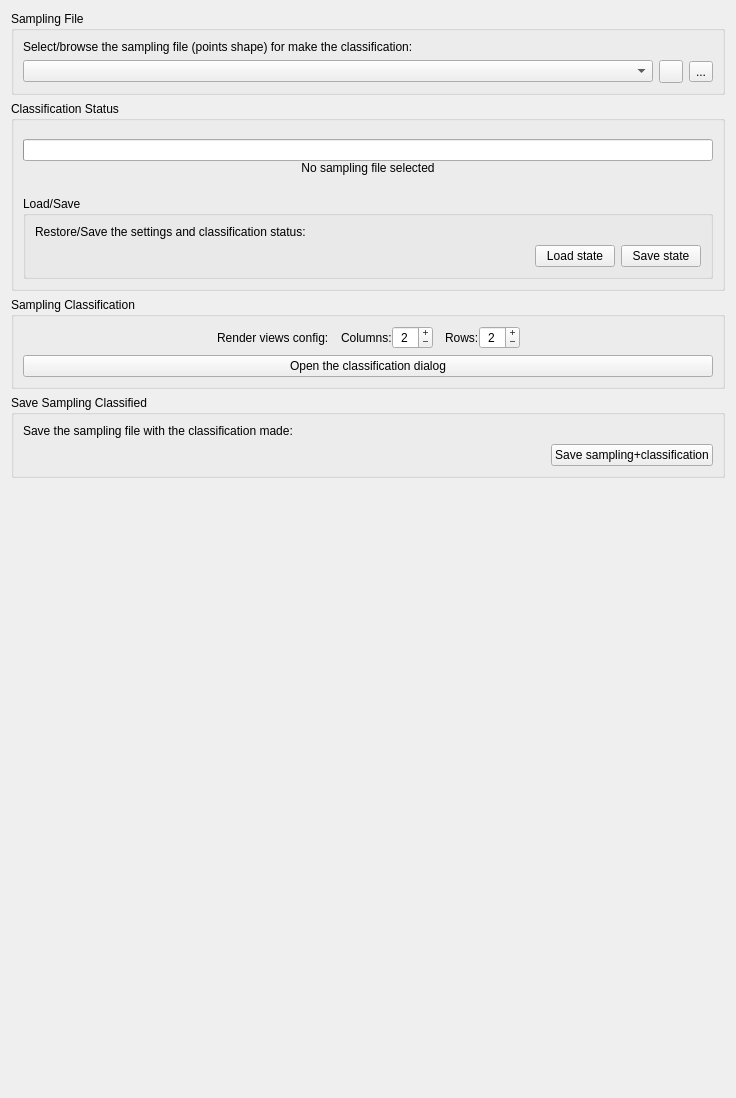
          <widget class="QWidget" name="scrollAreaWidgetContents_V">
           <property name="geometry">
            <rect>
             <x>0</x>
             <y>0</y>
             <width>736</width>
             <height>1098</height>
            </rect>
           </property>
           <layout class="QVBoxLayout" name="verticalLayout_24">
            <item>
             <widget class="QGroupBox" name="QGBox_SamplingFile">
              <property name="title">
               <string>Sampling File</string>
              </property>
              <layout class="QVBoxLayout" name="verticalLayout_23">
               <item>
                <widget class="QLabel" name="label_22">
                 <property name="text">
                  <string>Select/browse the sampling file (points shape) for make the classification:</string>
                 </property>
                 <property name="alignment">
                  <set>Qt::AlignJustify|Qt::AlignVCenter</set>
                 </property>
                 <property name="wordWrap">
                  <bool>true</bool>
                 </property>
                </widget>
               </item>
               <item>
                <widget class="QWidget" name="widget_26" native="true">
                 <layout class="QHBoxLayout" name="horizontalLayout_26">
                  <property name="leftMargin">
                   <number>0</number>
                  </property>
                  <property name="topMargin">
                   <number>0</number>
                  </property>
                  <property name="rightMargin">
                   <number>0</number>
                  </property>
                  <property name="bottomMargin">
                   <number>0</number>
                  </property>
                  <item>
                   <widget class="QgsMapLayerComboBox" name="QCBox_SamplingFile">
                    <property name="sizePolicy">
                     <sizepolicy hsizetype="Ignored" vsizetype="Fixed">
                      <horstretch>0</horstretch>
                      <verstretch>0</verstretch>
                     </sizepolicy>
                    </property>
                    <property name="focusPolicy">
                     <enum>Qt::StrongFocus</enum>
                    </property>
                    <property name="editable">
                     <bool>false</bool>
                    </property>
                    <property name="allowEmptyLayer">
                     <bool>true</bool>
                    </property>
                   </widget>
                  </item>
                  <item>
                   <widget class="QToolButton" name="QPBtn_reloadSamplingFile">
                    <property name="sizePolicy">
                     <sizepolicy hsizetype="Fixed" vsizetype="Preferred">
                      <horstretch>0</horstretch>
                      <verstretch>0</verstretch>
                     </sizepolicy>
                    </property>
                    <property name="toolTip">
                     <string>Reload the sampling file if it has had changes (moved/added/removed points)</string>
                    </property>
                    <property name="text">
                     <string/>
                    </property>
                    <property name="icon">
                     <iconset>
                      <normaloff>:/plugins/AcATaMa/icons/reload.svg</normaloff>:/plugins/AcATaMa/icons/reload.svg</iconset>
                    </property>
                    <property name="toolButtonStyle">
                     <enum>Qt::ToolButtonIconOnly</enum>
                    </property>
                   </widget>
                  </item>
                  <item>
                   <widget class="QToolButton" name="QPBtn_browseSamplingFile">
                    <property name="text">
                     <string>...</string>
                    </property>
                   </widget>
                  </item>
                 </layout>
                </widget>
               </item>
              </layout>
             </widget>
            </item>
            <item>
             <widget class="QGroupBox" name="QGBox_ClassificationStatus">
              <property name="title">
               <string>Classification Status</string>
              </property>
              <layout class="QVBoxLayout" name="verticalLayout_27">
               <item>
                <widget class="QWidget" name="widget_4" native="true">
                 <layout class="QVBoxLayout" name="verticalLayout_8">
                  <property name="spacing">
                   <number>0</number>
                  </property>
                  <property name="leftMargin">
                   <number>0</number>
                  </property>
                  <property name="rightMargin">
                   <number>0</number>
                  </property>
                  <item>
                   <widget class="QProgressBar" name="QPBar_ClassificationStatus">
                    <property name="enabled">
                     <bool>true</bool>
                    </property>
                    <property name="toolTip">
                     <string>The status of the samples classification for this sampling file</string>
                    </property>
                    <property name="minimum">
                     <number>0</number>
                    </property>
                    <property name="maximum">
                     <number>1</number>
                    </property>
                    <property name="value">
                     <number>0</number>
                    </property>
                    <property name="textVisible">
                     <bool>false</bool>
                    </property>
                    <property name="format">
                     <string>%v/%m samples classified</string>
                    </property>
                   </widget>
                  </item>
                  <item>
                   <widget class="QLabel" name="QLabel_ClassificationStatus">
                    <property name="styleSheet">
                     <string notr="true">color: &quot;gray&quot;;</string>
                    </property>
                    <property name="text">
                     <string>No sampling file selected</string>
                    </property>
                    <property name="alignment">
                     <set>Qt::AlignHCenter|Qt::AlignTop</set>
                    </property>
                   </widget>
                  </item>
                 </layout>
                </widget>
               </item>
               <item>
                <spacer name="verticalSpacer_6">
                 <property name="orientation">
                  <enum>Qt::Vertical</enum>
                 </property>
                 <property name="sizeType">
                  <enum>QSizePolicy::Fixed</enum>
                 </property>
                 <property name="sizeHint" stdset="0">
                  <size>
                   <width>20</width>
                   <height>6</height>
                  </size>
                 </property>
                </spacer>
               </item>
               <item>
                <widget class="QGroupBox" name="groupBox_3">
                 <property name="title">
                  <string>Load/Save</string>
                 </property>
                 <layout class="QVBoxLayout" name="verticalLayout_29">
                  <item>
                   <widget class="QLabel" name="label_3">
                    <property name="sizePolicy">
                     <sizepolicy hsizetype="Expanding" vsizetype="Preferred">
                      <horstretch>0</horstretch>
                      <verstretch>0</verstretch>
                     </sizepolicy>
                    </property>
                    <property name="text">
                     <string>Restore/Save the settings and classification status:</string>
                    </property>
                    <property name="alignment">
                     <set>Qt::AlignJustify|Qt::AlignVCenter</set>
                    </property>
                    <property name="wordWrap">
                     <bool>true</bool>
                    </property>
                   </widget>
                  </item>
                  <item>
                   <widget class="QWidget" name="widget_9" native="true">
                    <layout class="QHBoxLayout" name="horizontalLayout_9">
                     <property name="leftMargin">
                      <number>0</number>
                     </property>
                     <property name="topMargin">
                      <number>0</number>
                     </property>
                     <property name="rightMargin">
                      <number>0</number>
                     </property>
                     <property name="bottomMargin">
                      <number>0</number>
                     </property>
                     <item>
                      <spacer name="horizontalSpacer_6">
                       <property name="orientation">
                        <enum>Qt::Horizontal</enum>
                       </property>
                       <property name="sizeHint" stdset="0">
                        <size>
                         <width>40</width>
                         <height>20</height>
                        </size>
                       </property>
                      </spacer>
                     </item>
                     <item>
                      <widget class="QPushButton" name="QPBtn_loadClassificationConfig">
                       <property name="text">
                        <string>Load state</string>
                       </property>
                      </widget>
                     </item>
                     <item>
                      <widget class="QPushButton" name="QPBtn_saveClassificationConfig">
                       <property name="text">
                        <string>Save state</string>
                       </property>
                      </widget>
                     </item>
                    </layout>
                   </widget>
                  </item>
                 </layout>
                </widget>
               </item>
              </layout>
             </widget>
            </item>
            <item>
             <widget class="QGroupBox" name="QGBox_SamplingClassification">
              <property name="title">
               <string>Sampling Classification</string>
              </property>
              <layout class="QVBoxLayout" name="verticalLayout_31">
               <item>
                <widget class="QWidget" name="QGBox_GridSettings" native="true">
                 <layout class="QHBoxLayout" name="horizontalLayout_8">
                  <property name="spacing">
                   <number>0</number>
                  </property>
                  <property name="leftMargin">
                   <number>0</number>
                  </property>
                  <property name="topMargin">
                   <number>0</number>
                  </property>
                  <property name="rightMargin">
                   <number>0</number>
                  </property>
                  <property name="bottomMargin">
                   <number>0</number>
                  </property>
                  <item>
                   <spacer name="horizontalSpacer_3">
                    <property name="orientation">
                     <enum>Qt::Horizontal</enum>
                    </property>
                    <property name="sizeHint" stdset="0">
                     <size>
                      <width>40</width>
                      <height>20</height>
                     </size>
                    </property>
                   </spacer>
                  </item>
                  <item>
                   <widget class="QLabel" name="label_30">
                    <property name="text">
                     <string>Render views config:</string>
                    </property>
                    <property name="alignment">
                     <set>Qt::AlignJustify|Qt::AlignVCenter</set>
                    </property>
                   </widget>
                  </item>
                  <item>
                   <spacer name="horizontalSpacer_13">
                    <property name="orientation">
                     <enum>Qt::Horizontal</enum>
                    </property>
                    <property name="sizeType">
                     <enum>QSizePolicy::Fixed</enum>
                    </property>
                    <property name="sizeHint" stdset="0">
                     <size>
                      <width>12</width>
                      <height>20</height>
                     </size>
                    </property>
                   </spacer>
                  </item>
                  <item>
                   <widget class="QLabel" name="label_29">
                    <property name="text">
                     <string>Columns:</string>
                    </property>
                   </widget>
                  </item>
                  <item>
                   <widget class="QSpinBox" name="grid_columns">
                    <property name="alignment">
                     <set>Qt::AlignCenter</set>
                    </property>
                    <property name="buttonSymbols">
                     <enum>QAbstractSpinBox::PlusMinus</enum>
                    </property>
                    <property name="minimum">
                     <number>1</number>
                    </property>
                    <property name="maximum">
                     <number>30</number>
                    </property>
                    <property name="value">
                     <number>2</number>
                    </property>
                   </widget>
                  </item>
                  <item>
                   <spacer name="horizontalSpacer_4">
                    <property name="orientation">
                     <enum>Qt::Horizontal</enum>
                    </property>
                    <property name="sizeType">
                     <enum>QSizePolicy::Fixed</enum>
                    </property>
                    <property name="sizeHint" stdset="0">
                     <size>
                      <width>12</width>
                      <height>20</height>
                     </size>
                    </property>
                   </spacer>
                  </item>
                  <item>
                   <widget class="QLabel" name="label_28">
                    <property name="text">
                     <string>Rows:</string>
                    </property>
                   </widget>
                  </item>
                  <item>
                   <widget class="QSpinBox" name="grid_rows">
                    <property name="alignment">
                     <set>Qt::AlignCenter</set>
                    </property>
                    <property name="buttonSymbols">
                     <enum>QAbstractSpinBox::PlusMinus</enum>
                    </property>
                    <property name="minimum">
                     <number>1</number>
                    </property>
                    <property name="maximum">
                     <number>30</number>
                    </property>
                    <property name="value">
                     <number>2</number>
                    </property>
                   </widget>
                  </item>
                  <item>
                   <spacer name="horizontalSpacer_5">
                    <property name="orientation">
                     <enum>Qt::Horizontal</enum>
                    </property>
                    <property name="sizeHint" stdset="0">
                     <size>
                      <width>40</width>
                      <height>20</height>
                     </size>
                    </property>
                   </spacer>
                  </item>
                 </layout>
                </widget>
               </item>
               <item>
                <widget class="QPushButton" name="QPBtn_OpenClassificationDialog">
                 <property name="toolTip">
                  <string>Classify the samples of the sampling file selected one by one</string>
                 </property>
                 <property name="text">
                  <string>Open the classification dialog</string>
                 </property>
                </widget>
               </item>
              </layout>
             </widget>
            </item>
            <item>
             <widget class="QGroupBox" name="QGBox_saveSamplingClassified">
              <property name="title">
               <string>Save Sampling Classified</string>
              </property>
              <layout class="QVBoxLayout" name="verticalLayout_30">
               <item>
                <widget class="QLabel" name="label_4">
                 <property name="sizePolicy">
                  <sizepolicy hsizetype="Expanding" vsizetype="Preferred">
                   <horstretch>0</horstretch>
                   <verstretch>0</verstretch>
                  </sizepolicy>
                 </property>
                 <property name="text">
                  <string>Save the sampling file with the classification made:</string>
                 </property>
                 <property name="alignment">
                  <set>Qt::AlignJustify|Qt::AlignVCenter</set>
                 </property>
                 <property name="wordWrap">
                  <bool>true</bool>
                 </property>
                </widget>
               </item>
               <item>
                <widget class="QWidget" name="widget_2" native="true">
                 <layout class="QHBoxLayout" name="horizontalLayout_2">
                  <property name="leftMargin">
                   <number>0</number>
                  </property>
                  <property name="topMargin">
                   <number>0</number>
                  </property>
                  <property name="rightMargin">
                   <number>0</number>
                  </property>
                  <property name="bottomMargin">
                   <number>0</number>
                  </property>
                  <item>
                   <spacer name="horizontalSpacer_7">
                    <property name="orientation">
                     <enum>Qt::Horizontal</enum>
                    </property>
                    <property name="sizeHint" stdset="0">
                     <size>
                      <width>40</width>
                      <height>20</height>
                     </size>
                    </property>
                   </spacer>
                  </item>
                  <item>
                   <widget class="QPushButton" name="QPBtn_saveSamplingClassification">
                    <property name="text">
                     <string>Save sampling+classification</string>
                    </property>
                   </widget>
                  </item>
                 </layout>
                </widget>
               </item>
              </layout>
             </widget>
            </item>
            <item>
             <spacer name="verticalSpacer_2">
              <property name="orientation">
               <enum>Qt::Vertical</enum>
              </property>
              <property name="sizeHint" stdset="0">
               <size>
                <width>20</width>
                <height>40</height>
               </size>
              </property>
             </spacer>
            </item>
           </layout>
          </widget>
